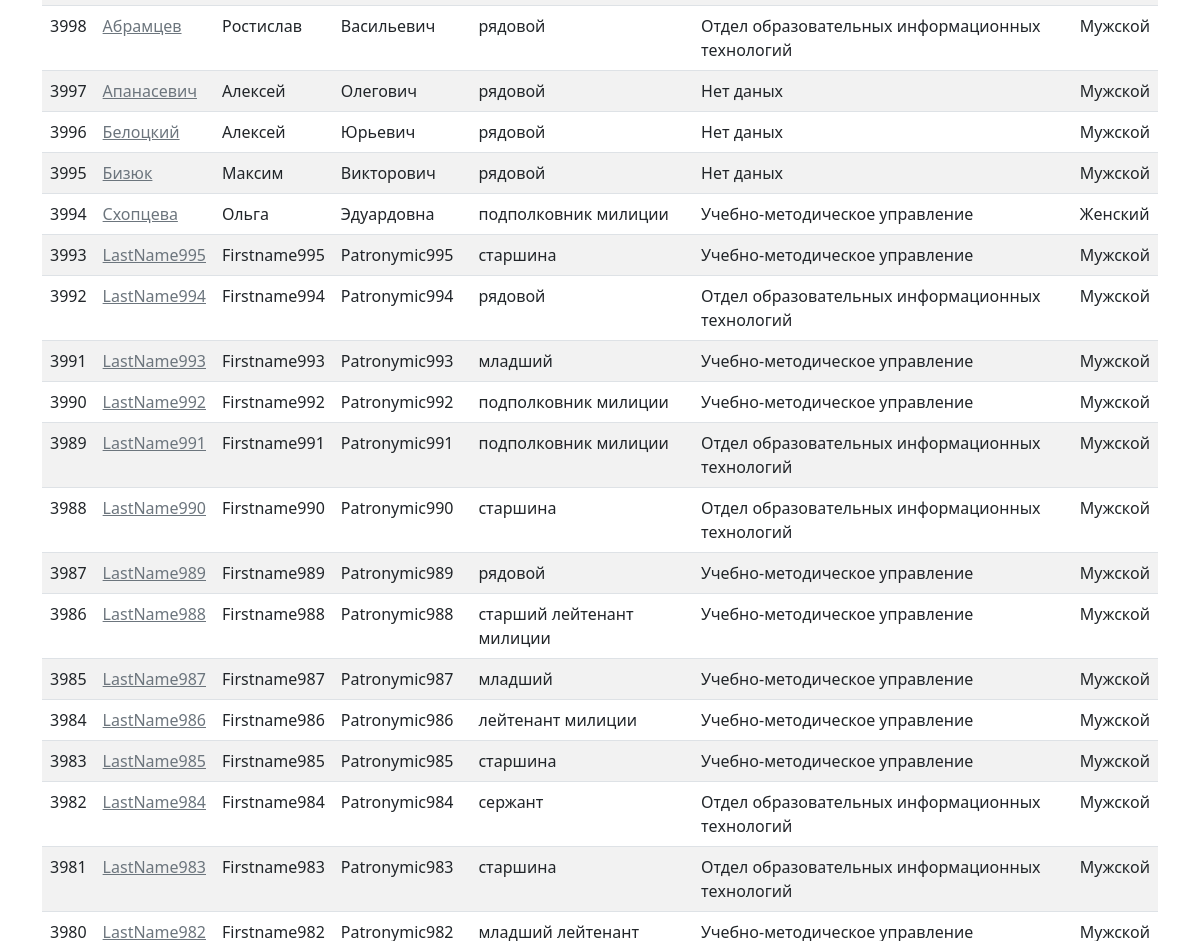
/clothing/employees (middle part), run on an earlier commit of the app's database.
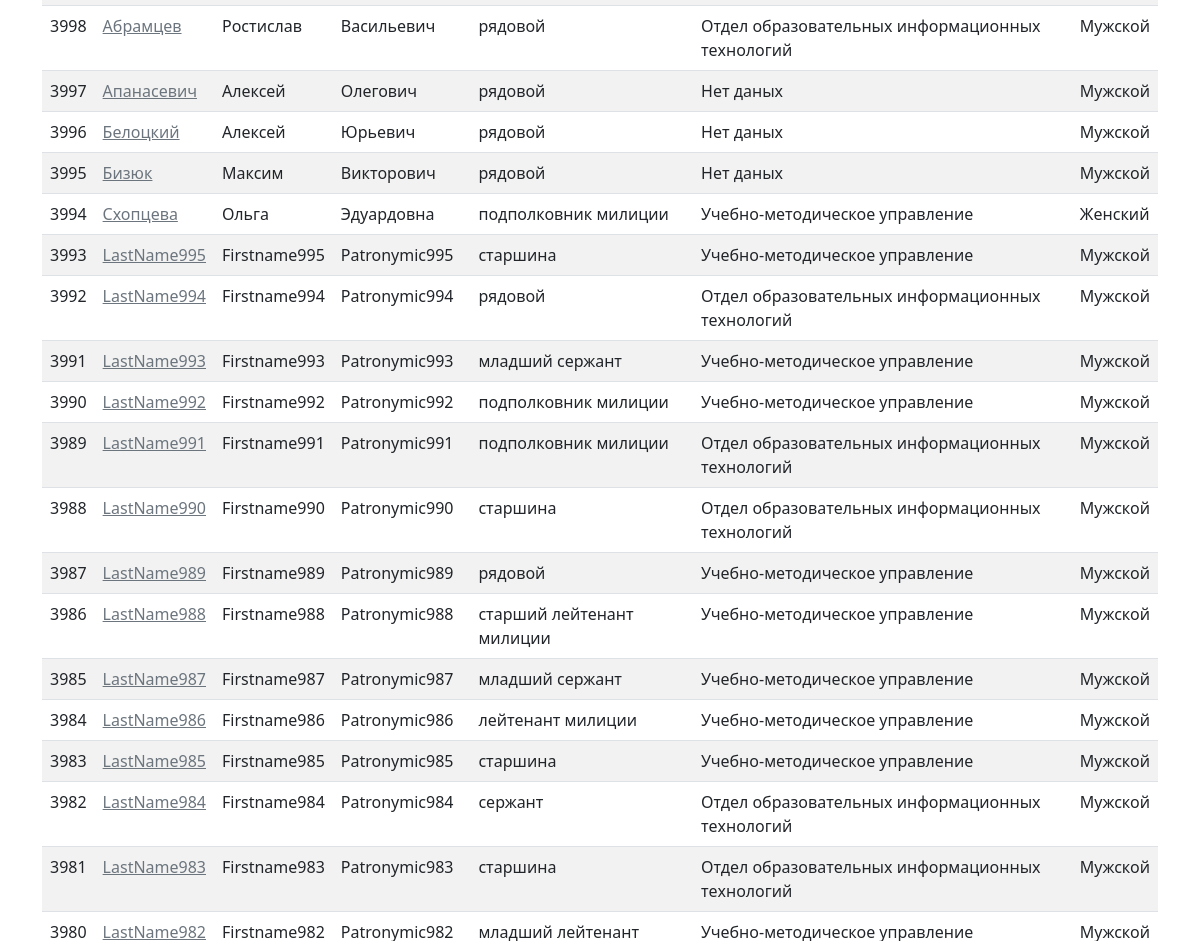
And on a later commit of the database.
### clothing/models.py (models this page shows, shortened)
class Employee(models.Model):
    last_name = models.CharField(verbose_name="Фамилия", max_length=30)
    first_name = models.CharField(verbose_name="Имя", max_length=30)
    patronymic = models.CharField(verbose_name="Отчество", max_length=30)
    subdivision = models.ForeignKey(Subdivision, on_delete=models.SET_NULL, verbose_name="Подразделение", blank=True,
                                    null=True)
    group = models.ForeignKey(Group, on_delete=models.SET_NULL, verbose_name="Группа", blank=True, null=True)
    sex = models.IntegerField(choices=SEX, verbose_name="Пол", blank=True, null=True, default=1)
    kind = models.IntegerField(choices=EMPLOYEE_KIND, verbose_name="Тип сотрудника")
    rank = models.ForeignKey(Rank, on_delete=models.CASCADE, verbose_name="Звание", blank=True, null=True)
    position = models.ForeignKey(Position, on_delete=models.SET_NULL, verbose_name="Должность", blank=True, null=True)
    is_on_decree = models.BooleanField(verbose_name="В декрете", default=False)
    decree_start = models.DateField(verbose_name="Начало декрета", blank=True, null=True)
    decree_finish = models.DateField(verbose_name="Окончание декрета", blank=True, null=True)
    date_of_birth = models.DateField(verbose_name="Дата рождения", blank=True, null=True)
    enlisted = models.DateField(verbose_name="Зачислен", blank=True, null=True)
    excluded = models.DateField(verbose_name="Исключен", blank=True, null=True)
    personal_number = models.CharField(max_length=100, verbose_name="Персональный номер", blank=True, null=True)
    last_modified = models.DateTimeField(verbose_name="Дата и время последнего редактирования", auto_now=True)
    @property
    def get_sex(self):
        if self.sex:
            return SEX[self.sex - 1][1]
        else:
            return None
    class Meta:
        ordering = ('-id',)
        verbose_name = 'Сотрудник'
        verbose_name_plural = 'Сотрудники'

class Rank(models.Model):
    rank = models.CharField(verbose_name="Звание", max_length=50)
    created_at = models.DateTimeField(verbose_name="Дата и время создания", auto_created=True, blank=True, null=True)
    last_modified = models.DateTimeField(verbose_name="Дата и время последнего изменения", auto_now=True, blank=True,
                                         null=True)
    def __str__(self):
        return self.rank
    class Meta:
        ordering = ('id',)
        verbose_name = 'Звание'
        verbose_name_plural = 'Звания'

class Subdivision(models.Model):
    subdivision_name = models.CharField(verbose_name="Подразделение", max_length=255)
    subdivision_short_name = models.CharField(
        verbose_name="Короткое название подразделения (только заглавные английские буквы)", max_length=255)
    created_at = models.DateTimeField(verbose_name="Дата и время создания", auto_created=True, blank=True, null=True)
    last_modified = models.DateTimeField(verbose_name="Дата и время последнего изменения", auto_now=True, blank=True,
                                         null=True)
    def __str__(self):
        return self.subdivision_name
    class Meta:
        ordering = ('subdivision_name',)
        verbose_name = 'Подразделение'
        verbose_name_plural = 'Подразделения'

### clothing/views.py (the view)
# urls.py: path('employees', views.employee_list, name='employee_list'),
def employee_list(request):
    f = EmployeeFilter(request.GET, queryset=Employee.objects.all())
    paginator = Paginator(f.qs, 30)
    page = request.GET.get('page')
    employees_list = paginator.get_page(page)
    employee_form = EmployeeForm()
    return render(request, 'clothing/employees/employee_list.html',
                  {'list': employees_list,
                   'employee_form': employee_form,
                   'subdivision_list': Subdivision.objects.all(),
                   'rank_list': Rank.objects.all(),
                   'position_list': Position.objects.all(),
                   'kind_list': EMPLOYEE_KIND,
                   'sex_list': SEX,
                   'filter': f})

### clothing/models.py (called while the page is built)
    def __str__(self):
        return self.position

### clothing/templatetags/url_replace.py (called while the page is built)
@register.simple_tag
def url_replace(request, field, value):
    d = request.GET.copy()
    d[field] = value
    return d.urlencode()

### clothing/templates/clothing/employees/employee_list.html (shortened to what this page needs)
{% extends 'base_list.html' %}
{% load widget_tweaks %}
{% load static %}
{% block list %}
    <table class="table table-striped table-hover">
        <tbody>
        {% for employee in list %}
            <tr>
                <td>{{ employee.id }}</td>
                <td><a href="#employee_update_data_form_{{ employee.id }}" data-bs-toggle="modal"
                       class="link-secondary">{{ employee.last_name|default_if_none:"Нет даных" }}</a></td>
                <td>{{ employee.first_name|default_if_none:"Нет даных" }}</td>
                <td>{{ employee.patronymic|default_if_none:"Нет даных" }}</td>
                <td>{{ employee.rank|default_if_none:"Нет даных" }}</td>
                <td>{{ employee.subdivision|default_if_none:"Нет даных" }}</td>
                <td>{{ employee.get_sex|default_if_none:"Нет даных" }}</td>
            </tr>
        {% endfor %}
        </tbody>
    </table>
{% endblock %}

What changed in the data, as far as the page shows it:
changed through a linked row, Employee "LastName993": rank "младший" → "младший сержант"
changed through a linked row, Employee "LastName987": rank "младший" → "младший сержант"
